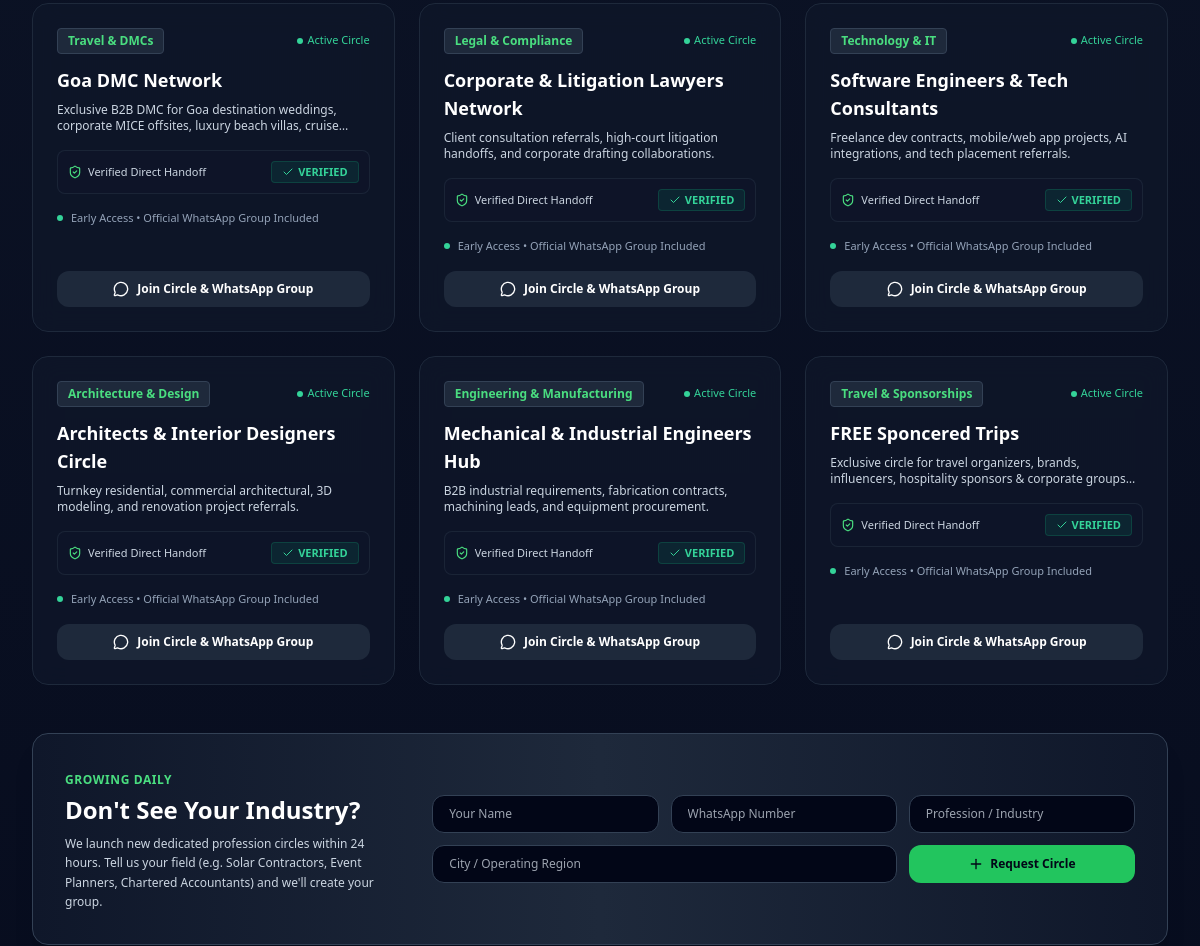
Before: / (middle part) with the older database file.
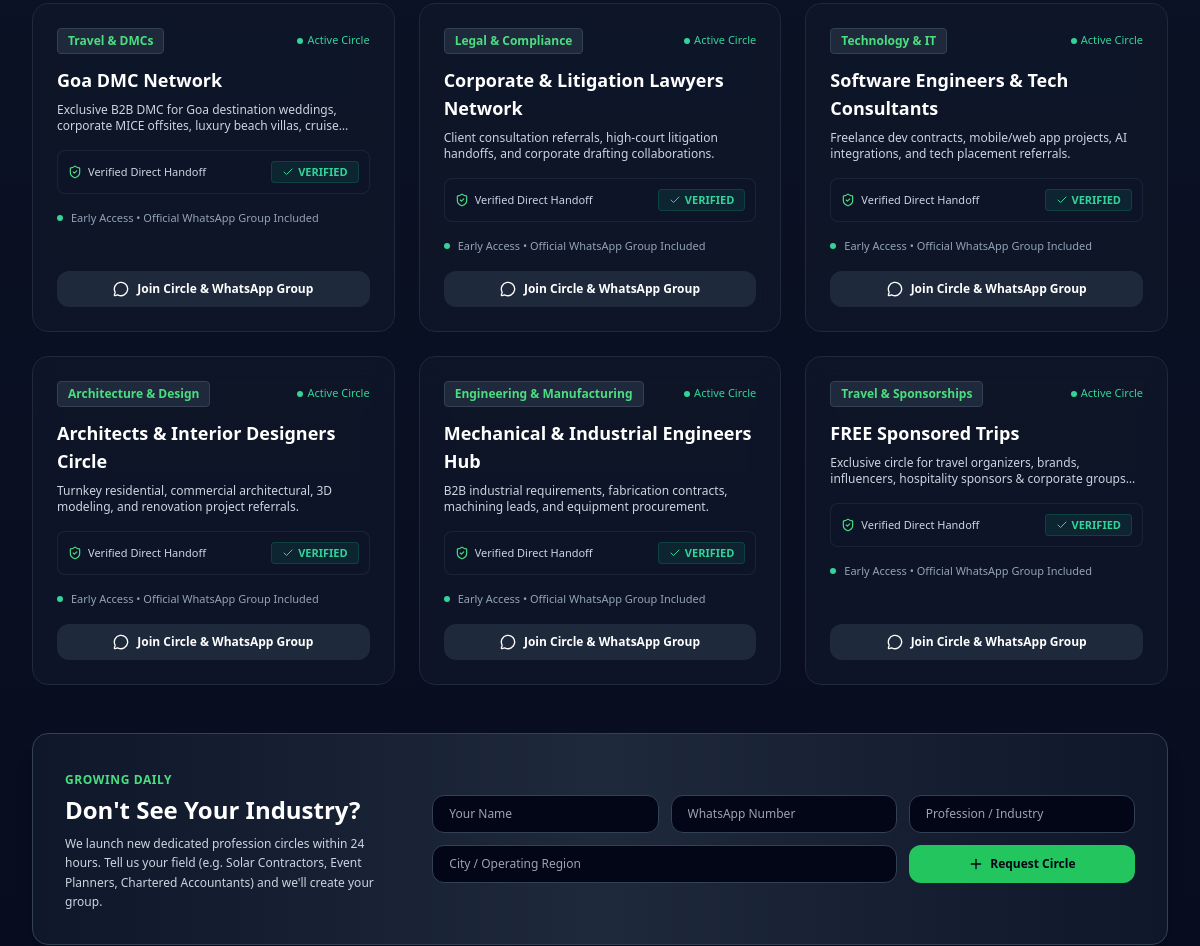
After: the same page with the newer database file.
### tables this page shows
CREATE TABLE vertical_groups (
        id INTEGER PRIMARY KEY AUTOINCREMENT,
        name TEXT NOT NULL,
        slug TEXT UNIQUE NOT NULL,
        category TEXT NOT NULL,
        description TEXT,
        icon TEXT DEFAULT 'users',
        whatsapp_group_link TEXT NOT NULL DEFAULT 'https://chat.whatsapp.com/invite-default',
        min_commission_rate TEXT DEFAULT '10-20% Brokerage / Success Fee',
        is_active INTEGER DEFAULT 1,
        created_at TIMESTAMP DEFAULT CURRENT_TIMESTAMP
    , monthly_fee INTEGER DEFAULT 399);

### main.py (the view)
@app.get("/", response_class=HTMLResponse)
async def home_page(request: Request):
    groups = models.get_all_active_groups()
    current_user = get_current_user(request)
    return templates.TemplateResponse(request=request, name="index.html", context={
        "groups": groups,
        "current_user": current_user
    })

### templates/index.html (shortened to what this page needs)
{% extends "layout.html" %}
{% block content %}
<section id="professions" class="py-20">
  <div class="max-w-7xl mx-auto px-4 sm:px-6 lg:px-8">
    <div class="grid grid-cols-1 md:grid-cols-2 lg:grid-cols-3 gap-6">
      {% for g in groups %}
      <div x-data="{ showCharges: false }" class="p-6 rounded-2xl glass-card border border-slate-800 flex flex-col justify-between hover:border-slate-700 transition">
        <div>
          <div class="flex items-center justify-between mb-3">
            <span class="text-xs font-semibold px-2.5 py-1 rounded bg-slate-800 text-brand-400 border border-slate-700">
              {{ g.category }}
            </span>
            <span class="flex items-center gap-1 text-[11px] text-emerald-400 font-medium">
              <span class="w-1.5 h-1.5 rounded-full bg-emerald-400"></span> Active Circle
            </span>
          </div>
          <h3 class="text-lg font-bold text-white mb-2">{{ g.name }}</h3>
          <p class="text-xs text-slate-300 line-clamp-2 mb-4">{{ g.description }}</p>
          <div class="flex items-center justify-between text-[11px] text-slate-400 bg-slate-900/60 p-2.5 rounded-lg border border-slate-800/80 mb-4">
            <div class="text-slate-300 font-medium flex items-center gap-1.5">
              <i data-lucide="shield-check" class="w-3.5 h-3.5 text-brand-400"></i>
              <span>Verified Direct Handoff</span>
            </div>
            <div class="text-emerald-400 font-extrabold bg-emerald-500/10 px-2.5 py-0.5 rounded border border-emerald-500/20 flex items-center gap-1">
              <i data-lucide="check" class="w-3 h-3"></i>
              <span>VERIFIED</span>
            </div>
          </div>
          <div class="mb-4 text-[11px] text-slate-400 flex items-center gap-2">
            <span class="w-1.5 h-1.5 rounded-full bg-emerald-400"></span>
            <span>Early Access • Official WhatsApp Group Included</span>
          </div>
        </div>
        <a href="/onboard?group_id={{ g.id }}" class="w-full py-2.5 px-4 rounded-xl bg-slate-800 hover:bg-brand-600 hover:text-slate-950 text-white text-xs font-bold flex items-center justify-center gap-2 transition">
          <i data-lucide="message-circle" class="w-4 h-4"></i>
          <span>Join Circle & WhatsApp Group</span>
        </a>
      </div>
      {% endfor %}
    </div>
    <div class="mt-12 p-8 rounded-2xl bg-gradient-to-r from-slate-900 via-slate-800 to-slate-900 border border-slate-700 shadow-xl">
      <div class="grid grid-cols-1 lg:grid-cols-3 gap-8 items-center">
        <div class="lg:col-span-1">
          <span class="text-xs font-bold uppercase tracking-wider text-brand-400">Growing Daily</span>
          <h3 class="text-2xl font-bold text-white mt-1">Don't See Your Industry?</h3>
          <p class="text-xs text-slate-300 mt-2 leading-relaxed">
            We launch new dedicated profession circles within 24 hours. Tell us your field (e.g. Solar Contractors, Event Planners, Chartered Accountants) and we'll create your group.
          </p>
        </div>
        <form action="/request-circle" method="POST" class="lg:col-span-2 grid grid-cols-1 sm:grid-cols-3 gap-3">
          <input type="text" name="name" required placeholder="Your Name" class="bg-slate-950 border border-slate-700 rounded-xl px-4 py-2.5 text-xs text-white focus:ring-1 focus:ring-brand-500">
          <input type="tel" name="phone" required placeholder="WhatsApp Number" class="bg-slate-950 border border-slate-700 rounded-xl px-4 py-2.5 text-xs text-white focus:ring-1 focus:ring-brand-500">
          <input type="text" name="suggested_profession" required placeholder="Profession / Industry" class="bg-slate-950 border border-slate-700 rounded-xl px-4 py-2.5 text-xs text-white focus:ring-1 focus:ring-brand-500">
          <input type="text" name="city" required placeholder="City / Operating Region" class="sm:col-span-2 bg-slate-950 border border-slate-700 rounded-xl px-4 py-2.5 text-xs text-white focus:ring-1 focus:ring-brand-500">
          <button type="submit" class="bg-brand-500 hover:bg-brand-400 text-slate-950 font-bold text-xs rounded-xl py-2.5 px-4 transition flex items-center justify-center gap-1.5">
            <i data-lucide="plus" class="w-4 h-4"></i>
            <span>Request Circle</span>
          </button>
        </form>
      </div>
    </div>
  </div>
</section>
{% endblock %}

### templates/layout.html (shortened to what this page needs)
<!DOCTYPE html>
<html lang="en" class="h-full bg-slate-950 text-slate-100">
<head>
  <script src="https://cdn.tailwindcss.com"></script>
</head>
<body class="min-h-full flex flex-col bg-gradient-to-b from-slate-950 via-slate-900 to-slate-950 font-sans antialiased text-slate-200 selection:bg-brand-500 selection:text-white pb-16 md:pb-0">
  <main class="flex-1">
    {% block content %}{% endblock %}
  </main>
</body>
</html>

### templates/layout.html (style rules this page uses)
.glass-card { background: rgba(15, 23, 42, 0.75); backdrop-filter: blur(12px); border: 1px solid rgba(255, 255, 255, 0.08); }

Changed rows visible on the page:
changed vertical_groups "Travel & Sponsorships": name "FREE Sponcered Trips" → "FREE Sponsored Trips"
